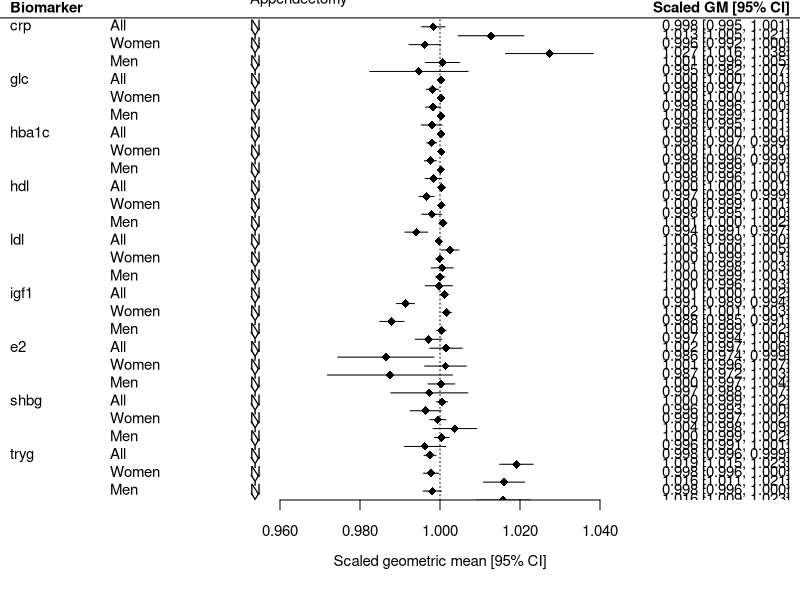
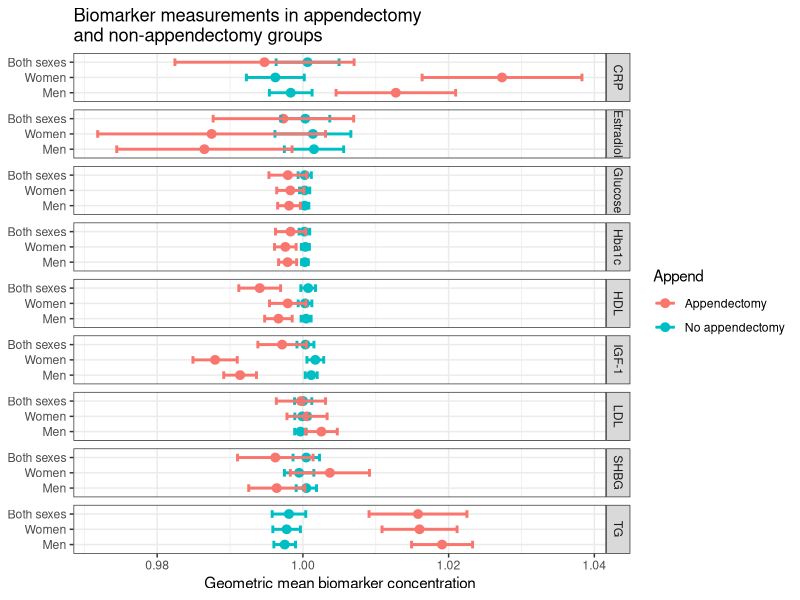

These figures' R source, in order:
# Forest plots for digestive cancers manuscript

library(readxl)
library(tidyverse)
library(metafor)

t2 <- read_xlsx("appendix_biomarkers.xlsx", sheet = 1)
df <- data.frame(t2[, c(2,3)])

par(mar=c(5,0,0,1))
forest(x = t2$estimate, ci.ub = t2$ci.high, ci.lb = t2$ci.low, 
       refline=1, efac = 0, xlab="Scaled geometric mean [95% CI]", 
       psize= 1.3, digits = 3,
       pch = 18, 
       rows = c(53:0),
       slab = t2$biomarker, 
       ilab = df,
       ilab.xpos = c(0.915, 0.95), ilab.pos = 4,
       xlim = c(0.89, 1.09), 
       header = c("Biomarker", "Scaled GM [95% CI]"),
       cex=0.9)

text(0.95, 56, "Appendectomy", cex = 0.9, pos = 4)

par("usr")

# With ggplot2
t3 <- read_xlsx("appendix_biomarkers.xlsx", sheet = 2)

ggplot(t3, aes(x = estimate, y = fct_inorder(rev(group)), 
               colour = Append, xmin = ci.low, xmax = ci.high)) + 
        geom_pointrange() + theme_bw() +
        geom_errorbar(aes(xmin=ci.low, xmax=ci.high), width=0.5, cex=1) + 
        ylab('Group') + xlab("Geometric mean biomarker concentration") +
        facet_grid(biomarker ~ ., scales = "free_y") +
        ggtitle("Biomarker measurements in appendectomy\nand non-appendectomy groups") +
        theme(axis.title.y =element_blank())
   
